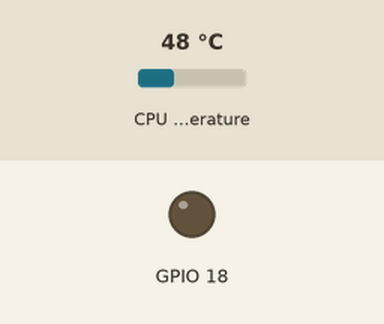
This program was run on a simulated Raspberry Pi (BCM pin numbers). Parts: output pins drawn as LEDs (lit = HIGH). The test bench sets the inputs (shaded band); at power-on: CPU temperature 48 °C.

Above: at 1.2 s.
1.3 s: CPU temperature set to 51 °C
At 2.9 s:
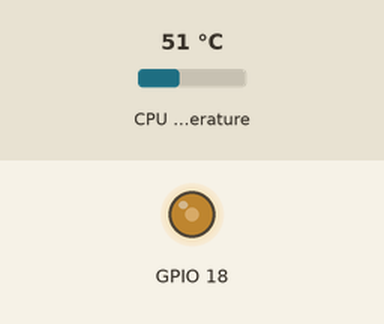
4.0 s: CPU temperature set to 58 °C
At 4.5 s:
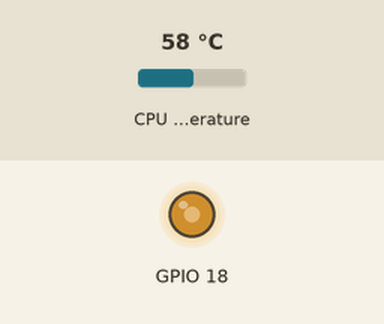
6.7 s: CPU temperature set to 71 °C
At 8.7 s:
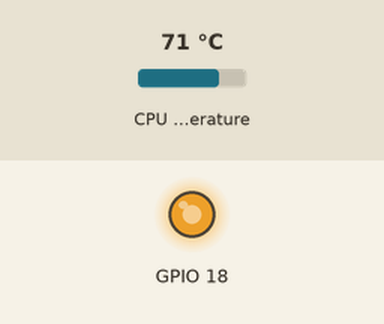
Timing chart, 0 to 29.5 s (numbered marks = the images above; inputs shaded):
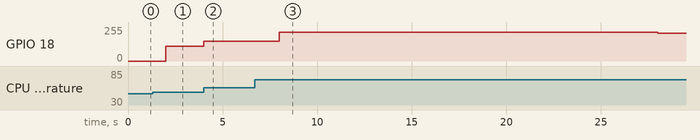

The program:

fan_ctrl.py
```python
#!/usr/bin/python3
import RPi.GPIO as GPIO
import json
from time import sleep

# Load User settings
with open(__file__.replace('.py', '.json')) as file:
    config = json.load(file)

# Load Fan Profile
curve = config['profiles'][config['profile']]

# Use Broadcom GPIO Numbers
GPIO.setmode(GPIO.BCM)

# Initialize GPIO Pin
GPIO.setup(config['gpio_pin'], GPIO.OUT)

# Set PWM Frequency
fan = GPIO.PWM(config['gpio_pin'], config['pwm_freq'])

# PWM Start with fan turned off
fan.start(0)

# User Settings no longer needed
config.clear()

# The current CPU Fan status (on/off)
status = False

# Temp history, used for calculating trend
history = [0, 0, 0, 0, 0, 0, 0, 0, 0, 0]

# The main loop
while True:
    # Get CPU Temp
    with open("/sys/class/thermal/thermal_zone0/temp", "r") as sensor:
        temp = int(float(sensor.read()) / 1000)

    # Reset the fan speed
    speed = 0

    # Should the fan be turned off?
    if temp <= 40:
        # Turn off the fan
        status = False

    # Is the fan on or should it be?
    elif status or temp >= 50:
        # Clamp the temperature to the fan curve
        if temp <= 50:
            index = 0
        elif temp > 80:
            index = 30
        else:
            index = temp - 50

        # Check if it's an upward trend
        if ((sum(history) / 10) < temp) or temp < 50:
            # Try to stabilize the temperature
            # TODO: Need to test this further
            if index < 30:
                index += 1

        # Remove the first entry
        history.pop(0)

        # Add temperature to the list
        history.append(temp)

        # Load fan speed from curve
        speed = curve[index]

        # Keep the fan on
        status = True

    # Update fan speed
    fan.ChangeDutyCycle(speed)

    # Go back to sleep... ZzZzZz
    sleep(2.00)
```

Measured:
- the behaviour switches between 49 and 50 °C on CPU temperature (found by bisection; images 0 and 1)
- after the input at 1.3 s, GPIO 18: 0/255 → 112/255 after 0.70 s
- after the input at 4.0 s, GPIO 18: 112/255 → 148/255 at once
- after the input at 6.7 s, GPIO 18: 148/255 → 214/255 after 1.3 s, → 209/255 20.0 s later
